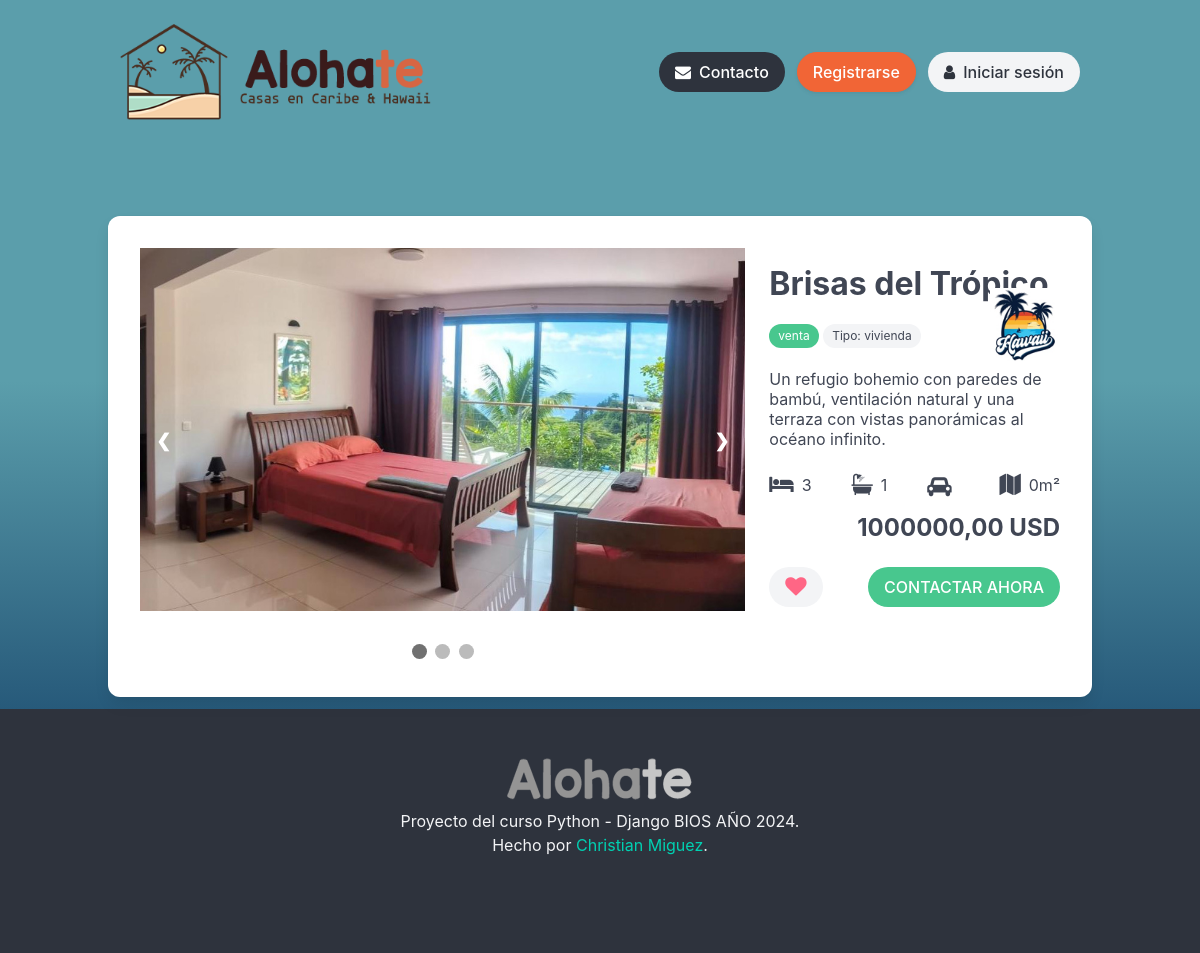
The app's page /propiedad/17/, older data.
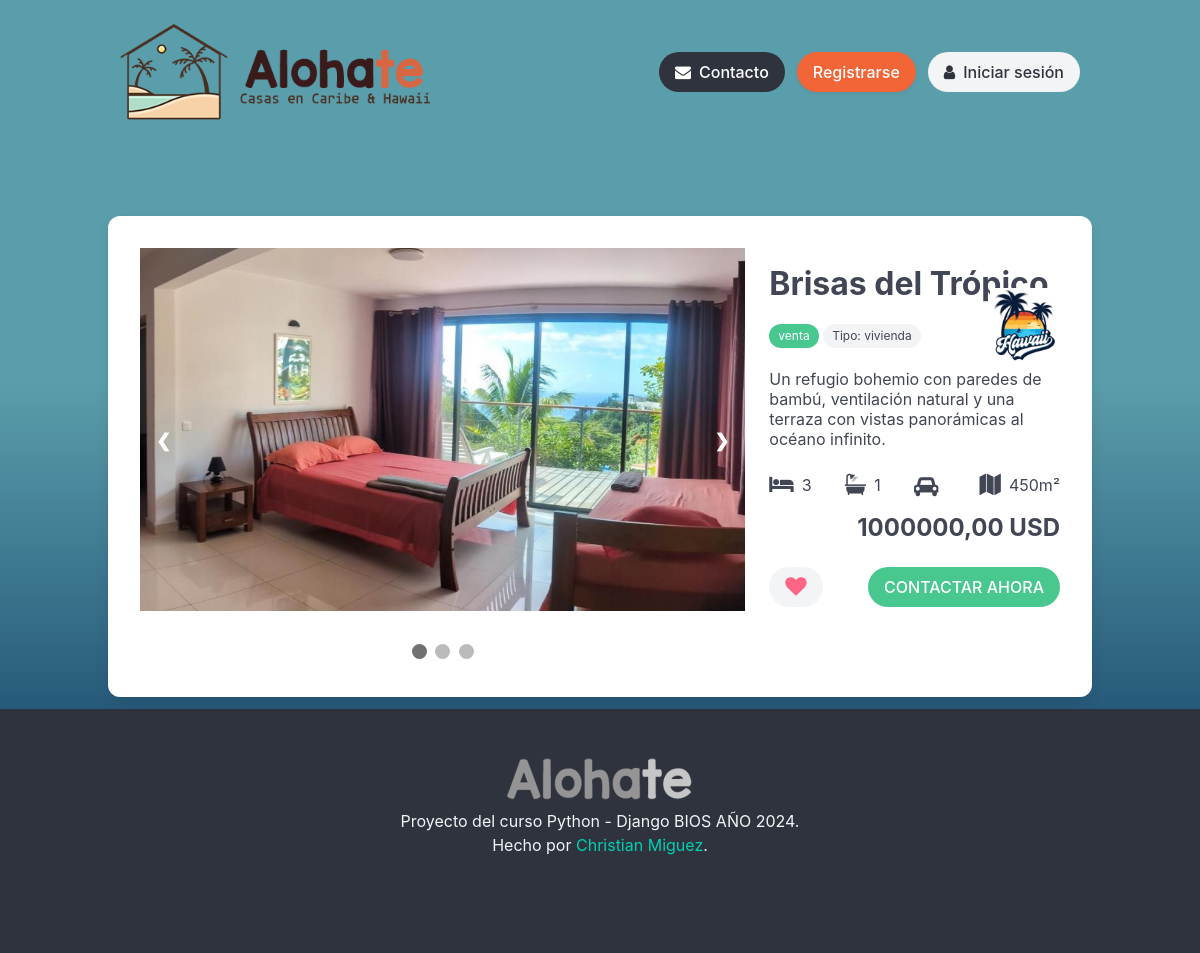
The same page, newer data.
### inmobiliariumwebsite/models.py (models this page shows, shortened)
class InmuebleImagen(models.Model):
    inmueble    = models.ForeignKey( Inmueble, on_delete=models.CASCADE, related_name="galeria" )
    imagen      = models.ImageField( upload_to="galeria_inmuebles" )

class Inmueble(models.Model):
    TIPO_OPTIONS = {"venta": "venta", "alquiler": "alquiler"}
    DESTINO_OPTIONS = {
        "hawaii": "Hawaii",
        "caribe": "Caribe",
        "borabora": "Bora bora",
    }
    FINALIDAD = {
        'vivienda': 'vivienda',
        'comercial': 'comercial',
    }
    finalidad        = models.CharField( max_length=9, choices=FINALIDAD.items(), default='vivienda' )
    name             = models.CharField( max_length=50, default="Inmueble" )
    tipo             = models.CharField( max_length=8, choices=TIPO_OPTIONS.items(), default="alquiler" )
    precio           = models.DecimalField( max_digits=14, decimal_places=2, help_text="Siempre en DOLARES" )
    zona             = models.CharField( max_length=13, choices=DESTINO_OPTIONS.items(), default="hawaii" )
    descripcion      = models.CharField( max_length=200 )
    imagen_destacada = models.ImageField( upload_to="imagenes" )
    disponible       = models.BooleanField( default=True )
    piezas           = models.IntegerField( default=1 )
    banos            =  models.IntegerField( default=1 )
    garage           = models.BooleanField( default=False )
    area             = models.IntegerField( default=0, help_text="En metros cuadrados"  )
    es_destacado     = models.BooleanField( default=False)
    def __str__(self):
        return self.name

### inmobiliariumwebsite/views.py (the view)
# urls.py: path('propiedad/<int:id>/', propiedad, name='propiedad'),
def propiedad(request, id):
    propiedad = Inmueble.objects.get(id=id)
    if propiedad:
        print(propiedad)
        imagenes = InmuebleImagen.objects.filter(inmueble=propiedad)
        return render(request, "propiedad.html", {'propiedad': propiedad, 'imagenes': imagenes})

### templates/propiedad.html (shortened to what this page needs)
{% extends 'base.html' %}
{% load static %}
{% block content %}
<div class='column'>
    <div class='box columns'>
        <div class='column is-two-thirds' >
            {% include "components/galeria.html" with imagenes=imagenes %}
        </div>
        <div class='column is-one-third' >
          <h2 class="is-size-3 has-text-weight-bold mt-3 mb-0">{{propiedad.name}}</h2>
          <div class='is-flex is-justify-content-space-between is-align-items-center'>
            <div>
              {% if propiedad.tipo == 'venta' %}
              <span class="tag is-success has-text-white">{{propiedad.tipo}}</span>
              {% else %}
              <span class="tag is-info has-text-white">{{propiedad.tipo}}</span>
              {% endif %}
              <span class="tag is-light">Tipo: {{propiedad.finalidad}}</span>
            </div>
            <img src='{% static "img/" %}logo-{{propiedad.zona}}.jpg' style='width: 70px; height: 73px; margin-top: -20px'>
          </div>
                <p class="subtitle is-6 pt-2">{{propiedad.descripcion}}</p>
                <div class="is-flex is-justify-content-space-between is-align-items-center">
                    <div class="is-flex">
                      <i class="fa fa-lg fa-bed mt-1 mr-2"></i>
                      <span>{{propiedad.piezas}}</span>
                    </div>
                    <div class="is-flex">
                      <i class="fa fa-lg fa-bath mt-1 mr-2"></i>
                      <span>{{propiedad.banos}}</span>
                    </div>
                    {% if propiedad.garage %}
                    <div class="is-flex">
                      <i class="fa fa-lg fa-car mt-1 mr-2"></i>
                    </div>
                    {% endif %}
                    <div class="is-flex">
                      <i class="fa fa-lg fa-map mt-1 mr-2"></i>
                      <span>{{propiedad.area}}m²</span>
                    </div>
              </div>
              <h3 class='mt-4 subtitle is-4 has-text-right has-text-weight-bold'>
                {% if propiedad.tipo == 'alquiler' %}
                {% widthratio propiedad.precio 1 45 %} Pesos
                {% else %}
                  {{propiedad.precio}} USD
                {% endif %}
              </h3>
              <div class='is-flex is-justify-content-space-between'>
                <a href="{% url 'add_to_fav' propiedad.id %}" class="button is-light">
                  <i class="fa fa-lg fa-heart has-text-white has-text-danger"></i>
                </a>
                <button type='button' id='contratar' class="button is-success has-text-white">CONTACTAR AHORA</button>
                </div>
        </div>
    </div>
</div>
{% endblock %}

### templates/base.html (shortened to what this page needs)
<!DOCTYPE html>
{% load static %}
<html lang="es" data-theme="light">
<head>
  <link rel="stylesheet" href="{% static 'css/bulma.min.css' %}">
  <link rel="stylesheet" href="{% static 'css/icons/font-awesome.min.css' %}">
  <link rel="stylesheet" href="{% static 'css/styles.css' %}">
</head>
<body>
  {% include 'components/header.html' %}
  <section class="section pt-10 pb-5">
    <div class="container">
      <div class="columns">
          {% block content %}{% endblock %}
      </div>
    </div>
  </section>
  {% include 'components/footer.html' %}
</body>
</html>

### templates/components/header.html (shortened to what this page needs)
{% load static %}
<div class="container pt-4">
  <nav class="navbar" role="navigation" aria-label="main navigation">
    <div class="navbar-brand">
      <a class="navbar-item" href="/">
        <img src="{% static 'img/logo.png' %}" width="311" height="96" alt='Alohate Logo'>
      </a>
    </div>
    <div id="navbarBasicExample" class="navbar-menu">
      {% if not user.is_authenticated %}
      <div class="navbar-end">
        <div class="navbar-item">
          <div class="buttons">
            <a class="button is-narrow is-dark has-text-white" href="{% url 'contacto' %}">
              <i class="fa fa-envelope pr-2"></i>  Contacto
            </a>
            <a class="button is-sweet-orange has-text-white is-narrow" href="{% url 'registro' %}">
              Registrarse
            </a>
            <a class="button is-light is-narrow" href="{% url 'login' %}">
              <i class="fa fa-user pr-2"></i>  Iniciar sesión
            </a>
          </div>
        </div>
      </div>
      {% endif %}
    </div>
  </nav>
</div>

### templates/components/galeria.html (shortened to what this page needs)
<div class="slideshow-container">
    {% for imagen in imagenes %}
    <div class="mySlides fade">
      <img src="/{{ imagen.imagen }}" style="width:100%">
    </div>
    {% endfor %}
    <a class="prev" onclick="plusSlides(-1)">&#10094;</a>
    <a class="next" onclick="plusSlides(1)">&#10095;</a>
  </div>
  <br>
  <div style="text-align:center">
    <span class="dot" onclick="currentSlide(1)"></span>
    <span class="dot" onclick="currentSlide(2)"></span>
    <span class="dot" onclick="currentSlide(3)"></span>
  </div>

### templates/components/footer.html
{% load static %}<footer class="footer has-background-dark has-text-light">
  <div class="content has-text-centered">
    <p class='has-text-centered'>
      <img src='{% static "img/logo-white.png" %}' alt="Logo Inmobiliarium" width="260" height="46" />
      <br />Proyecto del curso Python - Django BIOS AÑO 2024.<br /> Hecho por <a
        href="https://christianmiguez.com/" target='_blank' class='has-text-primary'>Christian Miguez</a>.
    </p>
  </div>
</footer>

### static/css/styles.css (style rules this page uses)
body { background-color: transparent; background-image: url(../img/bg-website.jpg); background-repeat: no-repeat; background-position: center top; position: relative; }
body:after { position: absolute; content: ''; width: 100%; height: 100%; background: rgb(162,223,255); background: linear-gradient(0deg, rgb(0 39 86) 0%, rgb(91, 158, 171) 60%); top: 0; left: 0; z-index: -1; }
.is-sweet-orange { background-color: #f16536; border-color: #f16536; }
.navbar { --bulma-navbar-background-color: transparent !important }
.navbar-item img { max-height: 96px }
.pt-10 { padding-top: 100px !important; }
.navbar-item { background: transparent !important; }
.slideshow-container { max-width: 1000px; position: relative; margin: auto; }
.mySlides { display: none; }
.prev, .next { cursor: pointer; position: absolute; top: 50%; width: auto; margin-top: -22px; padding: 16px; color: white; font-weight: bold; font-size: 18px; transition: 0.6s ease; border-radius: 0 3px 3px 0; user-select: none; }
.next { right: 0; border-radius: 3px 0 0 3px; }
.dot { cursor: pointer; height: 15px; width: 15px; margin: 0 2px; background-color: #bbb; border-radius: 50%; display: inline-block; transition: background-color 0.6s ease; }
.active, .dot:hover { background-color: #717171; }
.fade { animation-name: fade; animation-duration: 1.5s; }

Row changes from the older to the newer data that the page shows:
changed Inmueble "Brisas del Trópico": area "0" → "450"
